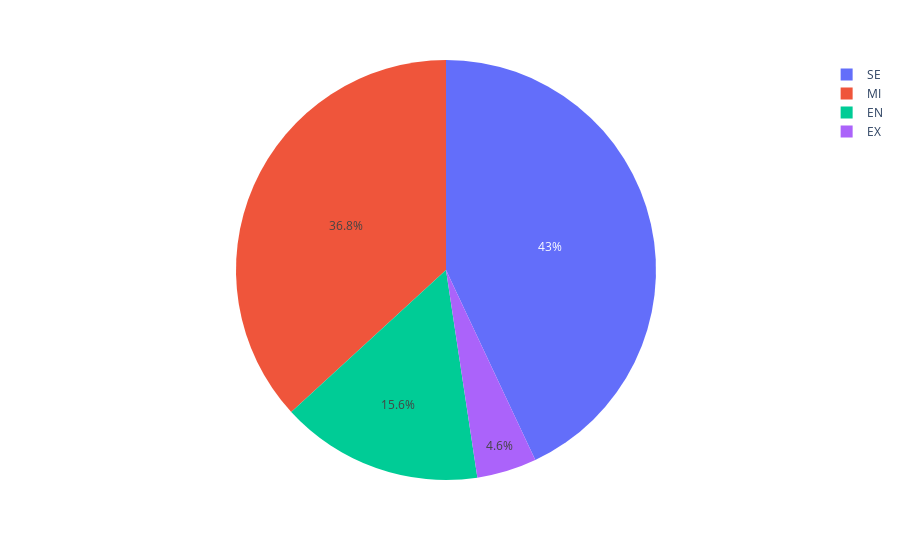

Write notebook code for a chart like this one.
### Markdown cell above
Variáveis categóricas

### Code cell
#Gráfico de pizza 
df_count = df.stb.freq(['experience_level'])

px.pie(df_count, values='count', names='experience_level' )

### Figure 1 — Plotly figure (JSON) as saved in the notebook; plotly's stock layout.template omitted (floating-point values rounded to 4 significant figures)
{"data": [{"domain": {"x": [0, 1], "y": [0, 1]}, "hovertemplate": "experience_level=%{label}<br>count=%{value}<extra></extra>", "labels": ["SE", "MI", "EN", "EX"], "legendgroup": "", "name": "", "showlegend": true, "type": "pie", "values": [243, 208, 88, 26]}], "layout": {"legend": {"tracegroupgap": 0}, "margin": {"t": 60}}}
